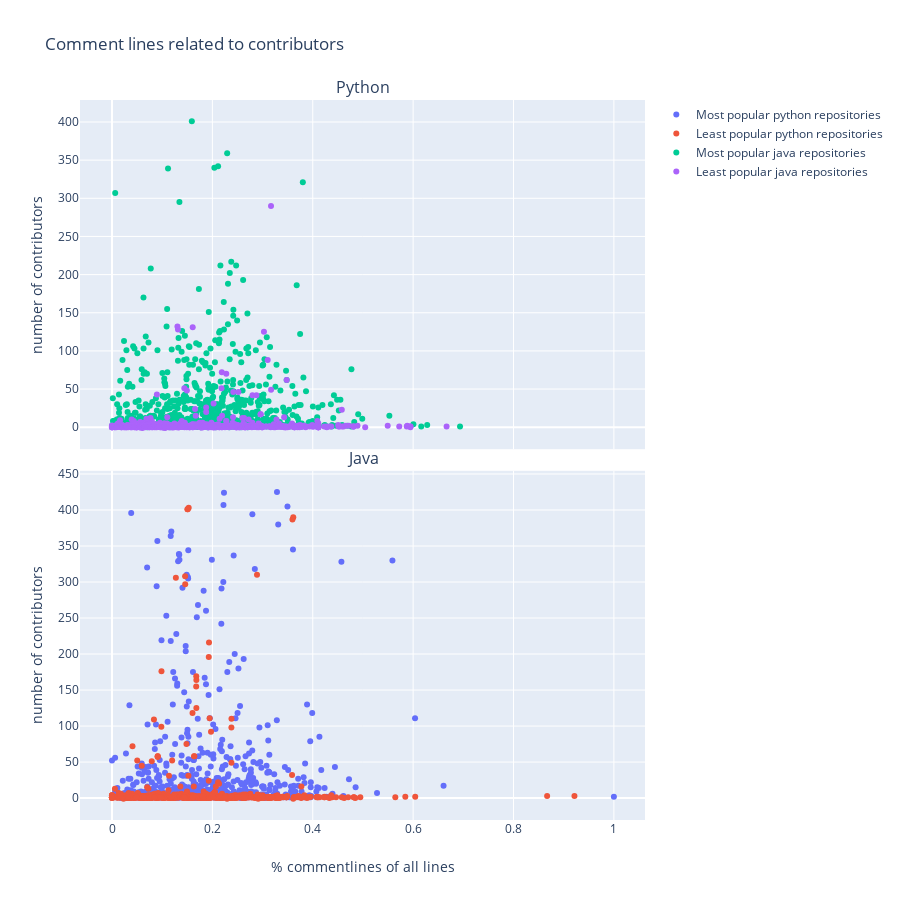

The code cell stored with this chart in its notebook:
### Code cell
import plotly.graph_objects as go
from plotly.subplots import make_subplots


fig = make_subplots(
    rows=2, cols=1, subplot_titles=("Python", "Java"), shared_xaxes=True, vertical_spacing=0.03,
)

# Add traces
fig.add_trace(go.Scatter(x=py_best, y=cont_py_best['contributor_count'],
                    mode='markers',
                    name='Most popular python repositories')
              ,row=2, col=1
             )

# Add traces
fig.add_trace(go.Scatter(x=py_worst, y=cont_py_worst['contributor_count'],
                    mode='markers',
                    name='Least popular python repositories')
              ,row=2,col=1
             )



# Add traces
fig.add_trace(go.Scatter(x=java_best, y=cont_java_best['contributor_count'],
                    mode='markers',
                    name='Most popular java repositories')
              ,row=1, col=1
             )

# Add traces
fig.add_trace(go.Scatter(x=java_worst, y=cont_java_worst['contributor_count'], 
                    mode='markers',
                    name='Least popular java repositories')
              ,row=1,col=1
             )

# Update yaxis properties
fig.update_xaxes(title_text="% commentlines of all lines", row=2, col=1)

# Update yaxis properties
fig.update_yaxes(title_text="number of contributors", row=1, col=1)

# Update yaxis properties
fig.update_yaxes(title_text="number of contributors", row=2, col=1)

fig.update_layout(
    title_text="Comment lines related to contributors",
    height=900,
)

fig.show()

### Figure 1 — Plotly figure (JSON) as saved in the notebook; plotly's stock layout.template omitted (floating-point values rounded to 4 significant figures; data arrays with more than 128 entries replaced by an {"elided": "..."} marker saying what was removed)
{"data": [{"mode": "markers", "name": "Most popular python repositories", "type": "scatter", "x": {"elided": "995 float values"}, "xaxis": "x2", "y": {"elided": "995 int values"}, "yaxis": "y2"}, {"mode": "markers", "name": "Least popular python repositories", "type": "scatter", "x": {"elided": "974 float values"}, "xaxis": "x2", "y": {"elided": "974 int values"}, "yaxis": "y2"}, {"mode": "markers", "name": "Most popular java repositories", "type": "scatter", "x": {"elided": "992 float values"}, "xaxis": "x", "y": {"elided": "992 int values"}, "yaxis": "y"}, {"mode": "markers", "name": "Least popular java repositories", "type": "scatter", "x": {"elided": "828 float values"}, "xaxis": "x", "y": {"elided": "828 int values"}, "yaxis": "y"}], "layout": {"annotations": [{"font": {"size": 16}, "showarrow": false, "text": "Python", "x": 0.5, "xanchor": "center", "xref": "paper", "y": 1, "yanchor": "bottom", "yref": "paper"}, {"font": {"size": 16}, "showarrow": false, "text": "Java", "x": 0.5, "xanchor": "center", "xref": "paper", "y": 0.485, "yanchor": "bottom", "yref": "paper"}], "height": 900, "title": {"text": "Comment lines related to contributors"}, "xaxis": {"anchor": "y", "domain": [0, 1], "matches": "x2", "showticklabels": false}, "xaxis2": {"anchor": "y2", "domain": [0, 1], "title": {"text": "% commentlines of all lines"}}, "yaxis": {"anchor": "x", "domain": [0.515, 1], "title": {"text": "number of contributors"}}, "yaxis2": {"anchor": "x2", "domain": [0, 0.485], "title": {"text": "number of contributors"}}}}
